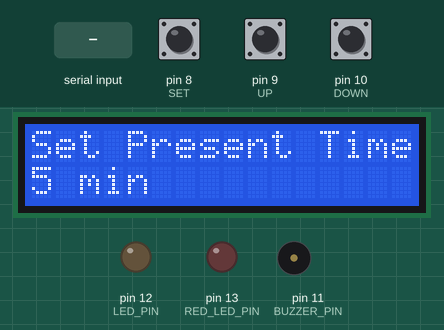
The sketch below on a simulated Arduino Uno, built with avr-gcc and run on an emulated ATmega328P. Parts: 16×2 character LCD, output pins drawn as LEDs (lit = HIGH), buzzer (waves = sounding, pin HIGH). The inputs (shaded band) are chosen by the test bench; at power-on: pin 8 (SET) HIGH, pin 9 (UP) HIGH, pin 10 (DOWN) HIGH.

Above: at 3.2 s.
3.3 s: pin 8 (SET) pulled LOW for 0.15 s
At 4.0 s:
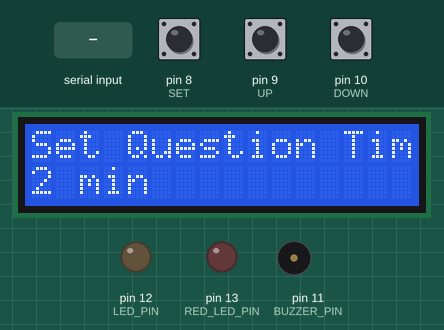
5.1 s: "S" received over the second serial link
At 5.7 s:
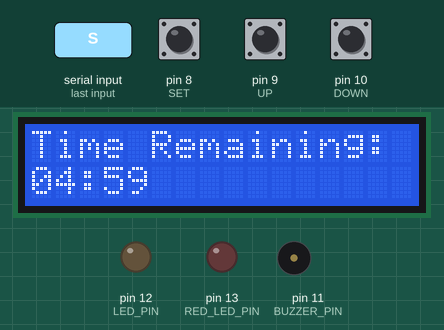
8.1 s: "T" received over the second serial link
At 8.9 s:
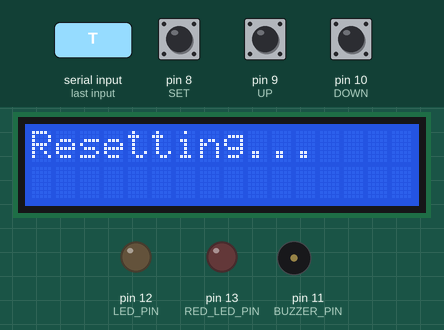
10.6 s: pin 9 (UP) pulled LOW for 0.15 s
At 11.2 s:
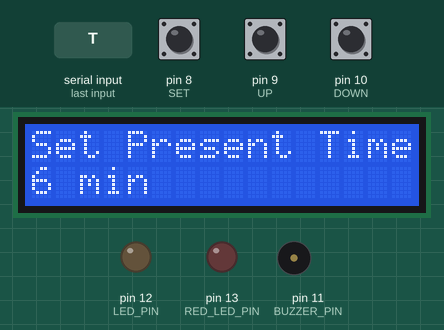
12.3 s: pin 9 (UP) pulled LOW for 1 s
At 13.7 s:
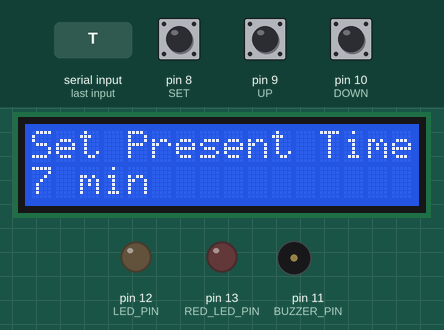
14.8 s: pin 8 (SET) pulled LOW for 1 s
At 16.4 s:
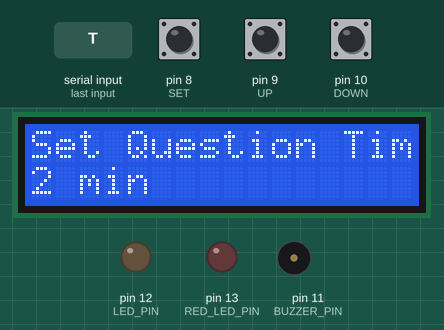
Timing chart, 0 to 17.9 s (numbered marks = the images above; inputs shaded):
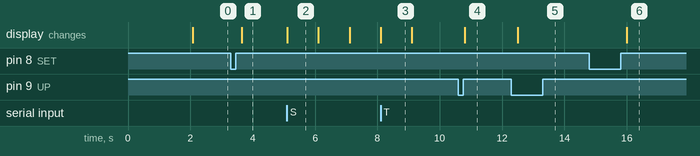

Measured:
- after the input at 3.3 s, the display: changes after 0.36 s (image 1)
- after the input at 5.1 s, the display: changes at once (image 2)
- after the input at 8.1 s, the display: changes at once (image 3)
- after the input at 10.6 s, the display: changes after 0.20 s (image 4)
- after the input at 12.3 s, the display: changes after 0.20 s (image 5)
- after the input at 14.8 s, the display: changes after 1.2 s (image 6)
- what the display in image 3 shows lasts 1.0 s, from 8.1 s to 9.1 s

The sketch:

timer_clock.ino
```cpp
#include <LiquidCrystal.h>
#include <SoftwareSerial.h>

#define BT_RX A0
#define BT_TX A1


SoftwareSerial BTSerial(BT_RX, BT_TX); //


// LCD pins: RS, E, D4, D5, D6, D7
LiquidCrystal lcd(2, 3, 4, 5, 6, 7);
#define BUZZER_PIN 11
#define LED_PIN 12 // yellow led
unsigned long buttonPressStart = 0;
bool isPressing = false;
bool warningActive = false;
unsigned long lastBlinkTime = 0;
bool ledState = LOW;
#define RED_LED_PIN 13

// Modes for setting and running the timer
enum Mode {
  SET_PRESENTATION,
  SET_QUESTION,
  RUN_PRESENTATION,
  RUN_QUESTION,
  FINISHED
};

Mode currentMode = SET_PRESENTATION;

// Timers (in minutes)
int presentationTime = 5;
int questionTime = 2;
int secondsRemaining = 0;

// Button states
int stateSET = 1, stateUP = 1, stateDOWN = 1;

// Timer tracking
unsigned long lastTick = 0;

// Helper vars
int dg = 0;

void setup() {
  lcd.begin(16, 2);
  BTSerial.begin(9600); // Bluetooth default baud rate

  // button is set as high, when pressed goes to low
  pinMode(8, INPUT_PULLUP);  // SET
  pinMode(9, INPUT_PULLUP);  // UP
  pinMode(10, INPUT_PULLUP); // DOWN
  pinMode(BUZZER_PIN, OUTPUT);
  pinMode(LED_PIN, OUTPUT);

  digitalWrite(LED_PIN, LOW); // Start OFF
  digitalWrite(BUZZER_PIN, LOW);
  pinMode(RED_LED_PIN, OUTPUT);
  digitalWrite(RED_LED_PIN, LOW); // Start OFF

   // ✨ New Welcome Screen
  lcd.clear();
  lcd.setCursor(0, 0);
  lcd.print("Presentation");
  lcd.setCursor(0, 1);
  lcd.print("Timer Starting...");
  delay(2000); // wait for 2 seconds

  lcd.clear();
  lcd.setCursor(0, 0);
  lcd.print("Set Present Time:");
  lcd.setCursor(0, 1);
  lcd.print(presentationTime);
  lcd.print(" min");
}

void loop() {
  handleWarningLED(); // link if needed

  handleButtons();

  handleBluetooth(); //


  // Countdown logic
  if (currentMode == RUN_PRESENTATION || currentMode == RUN_QUESTION) {
    unsigned long currentMillis = millis();
    if (currentMillis - lastTick >= 1000 && secondsRemaining > 0) {
      lastTick = currentMillis;
      secondsRemaining--;
      displayTime();

      if (secondsRemaining == 60) {
        showWarning();
      } else if (secondsRemaining == 0) {
        showTimeUp();
        transitionToNextMode();
      }
    }
  }
}

void handleButtons() {
  // SET button
  if (!digitalRead(8)) { // Button is pressed
      if (!isPressing) {
        isPressing = true;
        buttonPressStart = millis();
      } else {
        if (millis() - buttonPressStart >= 3000) { // 3 seconds hold detected
          resetTimer();
          isPressing = false;
          delay(500); // prevent re-trigger
        }
      }
  } else { // Button is released
      if (isPressing) {
        isPressing = false;
        delay(200); // normal debounce when just tapped
        if (currentMode == SET_PRESENTATION) {
          currentMode = SET_QUESTION;
          lcd.clear();
          lcd.setCursor(0, 0);
          lcd.print("Set Question Time:");
          lcd.setCursor(0, 1);
          lcd.print(questionTime);
          lcd.print(" min");
        } else if (currentMode == SET_QUESTION) {
          currentMode = RUN_PRESENTATION;
          secondsRemaining = presentationTime * 60;
          lcd.clear();
        }
      }
  }

  // UP button
  if (!digitalRead(9) && stateUP == 1) {
    stateUP = 0;
    delay(200);
    if (currentMode == SET_PRESENTATION) {
      presentationTime++;
    } else if (currentMode == SET_QUESTION) {
      questionTime++;
    }
    updateSettingDisplay();
  } else if (digitalRead(9) && stateUP == 0) {
    stateUP = 1;
  }

  // DOWN button
  if (!digitalRead(10) && stateDOWN == 1) {
    stateDOWN = 0;
    delay(200);
    if (currentMode == SET_PRESENTATION && presentationTime > 1) {
      presentationTime--;
    } else if (currentMode == SET_QUESTION && questionTime > 1) {
      questionTime--;
    }
    updateSettingDisplay();
  } else if (digitalRead(10) && stateDOWN == 0) {
    stateDOWN = 1;
  }
}

void handleBluetooth() {
  if (BTSerial.available()) {
    char command = BTSerial.read();

    if (command == 'S') { // 'S' = Set
      if (currentMode == SET_PRESENTATION) {
        currentMode = SET_QUESTION;
      } else if (currentMode == SET_QUESTION) {
        currentMode = RUN_PRESENTATION;
        secondsRemaining = presentationTime * 60;
        lcd.clear();
      }
    } else if (command == 'P') { // 'U' = UP
      if (currentMode == SET_PRESENTATION) {
        presentationTime++;
        updateSettingDisplay();
      } else if (currentMode == SET_QUESTION) {
        questionTime++;
        updateSettingDisplay();
      }
    } else if (command == 'R') { // 'D' = DOWN
      if (currentMode == SET_PRESENTATION && presentationTime > 1) {
        presentationTime--;
        updateSettingDisplay();
      } else if (currentMode == SET_QUESTION && questionTime > 1) {
        questionTime--;
        updateSettingDisplay();
      }
    } else if (command == 'T') { // 'R' = Reset
      resetTimer();
    }
  }
}


void displayTime() {
  int mins = secondsRemaining / 60;
  int secs = secondsRemaining % 60;
  lcd.setCursor(0, 0);
  lcd.print("Time Remaining:");
  lcd.setCursor(0, 1);
  if (mins < 10) lcd.print("0");
  lcd.print(mins);
  lcd.print(":");
  if (secs < 10) lcd.print("0");
  lcd.print(secs);
}

void updateSettingDisplay() {
  lcd.setCursor(0, 1);
  lcd.print("                "); // clear line
  lcd.setCursor(0, 1);
  if (currentMode == SET_PRESENTATION) {
    lcd.print(presentationTime);
    lcd.print(" min");
  } else if (currentMode == SET_QUESTION) {
    lcd.print(questionTime);
    lcd.print(" min");
  }
}

void showWarning() {
  lcd.clear();
  lcd.setCursor(0, 0);
  lcd.print("1 min left!");
  warningActive = true;  // Start blinking LED
  delay(1500);
  displayTime();
}

void showTimeUp() {
  lcd.clear();
  lcd.setCursor(0, 0);
  lcd.print("TIME UP");

  warningActive = false;   //  stop blinking
  digitalWrite(LED_PIN, LOW); // Turn LED OFF

  // Flash Red LED
  for (int i = 0; i < 2; i++) {
    digitalWrite(RED_LED_PIN, HIGH);
    delay(250);  // ON for 0.25s
    digitalWrite(RED_LED_PIN, LOW);
    delay(250);  // OFF for 0.25s
  }


  buzz();
  delay(2000);
}

void buzz() {
  digitalWrite(BUZZER_PIN, HIGH);
  delay(1000);
  digitalWrite(BUZZER_PIN, LOW);
}

void resetTimer() {
  currentMode = SET_PRESENTATION;
  presentationTime = 5;
  questionTime = 2;
  secondsRemaining = 0;

  lcd.clear();
  lcd.setCursor(0, 0);
  lcd.print("Resetting...");
  delay(1000);

  lcd.clear();
  lcd.setCursor(0, 0);
  lcd.print("Set Present Time:");
  lcd.setCursor(0, 1);
  lcd.print(presentationTime);
  lcd.print(" min");
}

void handleWarningLED() {
  if (warningActive) {
    if (millis() - lastBlinkTime >= 500) { // blink every 0.5 sec
      lastBlinkTime = millis();
      ledState = !ledState;
      digitalWrite(LED_PIN, ledState);
    }
  }
}

void transitionToNextMode() {
  if (currentMode == RUN_PRESENTATION) {
    currentMode = RUN_QUESTION;
    secondsRemaining = questionTime * 60;
    lcd.clear();
  } else if (currentMode == RUN_QUESTION) {
    currentMode = FINISHED;
    lcd.clear();
    lcd.setCursor(0, 0);
    lcd.print("All Done!");
  }
}
```
